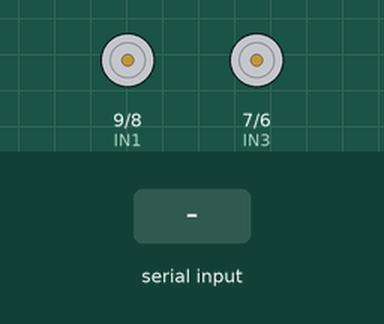
Recording of a sketch running on a simulated Arduino Uno, built with avr-gcc and run on an emulated ATmega328P. Parts: motor-driver pin pairs drawn as motors (green arrow = first pin HIGH = forward, orange = second pin HIGH = backward, longer = more drive, scaled by the enable pin). The test bench sets the inputs (shaded band).

Above: at 1.2 s.
1.3 s: "F" received over Serial
At 2.5 s:
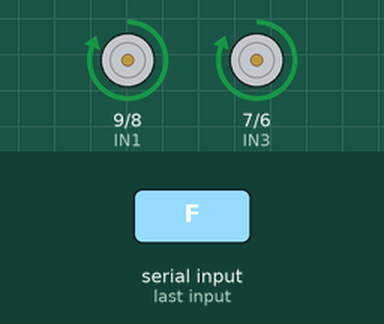
2.8 s: "B" received over Serial
At 3.6 s:
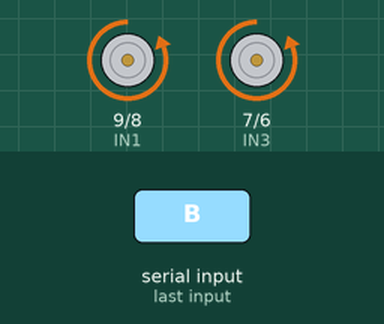
4.3 s: "L" received over Serial
At 4.8 s:
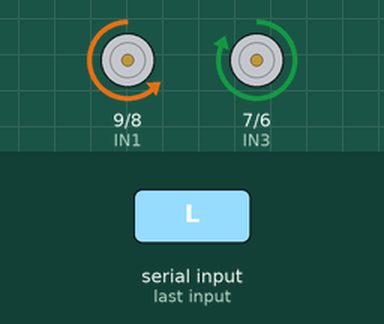
5.8 s: "R" received over Serial
At 7.0 s:
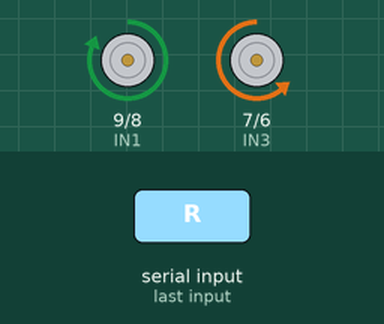
7.3 s: "F" received over Serial
At 8.3 s:
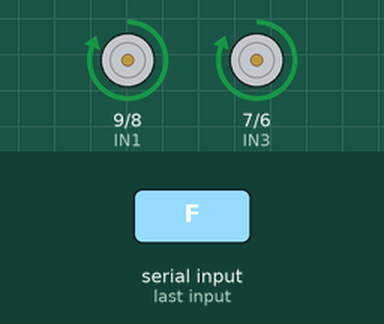
8.8 s: "B" received over Serial
At 9.4 s:
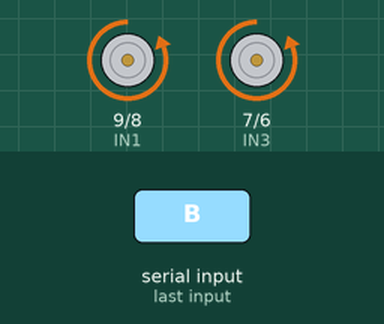
Timing chart, 0 to 11.3 s (numbered marks = the images above; inputs shaded):
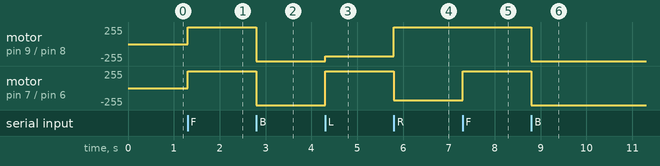

The sketch:

bluetoothcar.ino
```cpp
// Define motor control pins
const int IN1 = 9;  // Motor A forward
const int IN2 = 8;  // Motor A backward
const int IN3 = 7;  // Motor B forward
const int IN4 = 6;  // Motor B backward
const int ENA = 10; // Enable pin for Motor A (PWM)
const int ENB = 11; // Enable pin for Motor B (PWM)

// Variable to store received Bluetooth command
char command;

void setup() {
  // Set up motor pins as output
  pinMode(IN1, OUTPUT);
  pinMode(IN2, OUTPUT);
  pinMode(IN3, OUTPUT);
  pinMode(IN4, OUTPUT);
  pinMode(ENA, OUTPUT);
  pinMode(ENB, OUTPUT);

  // Start serial communication
  Serial.begin(9600);

  // Stop motors at start
  stopMotors();
}

void loop() {
  // Check if data is available from Bluetooth
  if (Serial.available()) {
    command = Serial.read(); // Read the command from Bluetooth

    // Control the car based on the command received
    switch (command) {
      case 'F': // Move Forward
        moveForward();
        break;

      case 'B': // Move Backward
        moveBackward();
        break;

      case 'L': // Turn Left
        turnLeft();
        break;

      case 'R': // Turn Right
        turnRight();
        break;

      case 'S': // Stop
        stopMotors();
        break;

      default:
        // Do nothing for unknown commands
        break;
    }
  }
}

// Function to move forward
void moveForward() {
  digitalWrite(IN1, HIGH);
  digitalWrite(IN2, LOW);
  digitalWrite(IN3, HIGH);
  digitalWrite(IN4, LOW);
  analogWrite(ENA, 255); // Full speed
  analogWrite(ENB, 255); // Full speed
}

// Function to move backward
void moveBackward() {
  digitalWrite(IN1, LOW);
  digitalWrite(IN2, HIGH);
  digitalWrite(IN3, LOW);
  digitalWrite(IN4, HIGH);
  analogWrite(ENA, 255);
  analogWrite(ENB, 255);
}

// Function to turn left
void turnLeft() {
  digitalWrite(IN1, LOW);
  digitalWrite(IN2, HIGH);
  digitalWrite(IN3, HIGH);
  digitalWrite(IN4, LOW);
  analogWrite(ENA, 180); // Reduced speed for smoother turning
  analogWrite(ENB, 255);
}

// Function to turn right
void turnRight() {
  digitalWrite(IN1, HIGH);
  digitalWrite(IN2, LOW);
  digitalWrite(IN3, LOW);
  digitalWrite(IN4, HIGH);
  analogWrite(ENA, 255);
  analogWrite(ENB, 180);
}

// Function to stop motors
void stopMotors() {
  digitalWrite(IN1, LOW);
  digitalWrite(IN2, LOW);
  digitalWrite(IN3, LOW);
  digitalWrite(IN4, LOW);
  analogWrite(ENA, 0);
  analogWrite(ENB, 0);
}
```

Measured:
- after the input at 1.3 s, motor on pin 9 (IN1) / pin 8 (IN2), motor on pin 7 (IN3) / pin 6 (IN4): stopped → forward 255/255 at once
- after the input at 2.8 s, motor on pin 9 (IN1) / pin 8 (IN2), motor on pin 7 (IN3) / pin 6 (IN4): forward 255/255 → backward 255/255 at once
- after the input at 4.3 s, motor on pin 9 (IN1) / pin 8 (IN2): backward 255/255 → backward 180/255 at once; motor on pin 7 (IN3) / pin 6 (IN4): backward 255/255 → forward 255/255 at once
- after the input at 5.8 s, motor on pin 9 (IN1) / pin 8 (IN2): backward 180/255 → forward 255/255 at once; motor on pin 7 (IN3) / pin 6 (IN4): forward 255/255 → backward 180/255 at once
- after the input at 7.3 s, motor on pin 7 (IN3) / pin 6 (IN4): backward 180/255 → forward 255/255 at once
- after the input at 8.8 s, motor on pin 9 (IN1) / pin 8 (IN2), motor on pin 7 (IN3) / pin 6 (IN4): forward 255/255 → backward 255/255 at once
